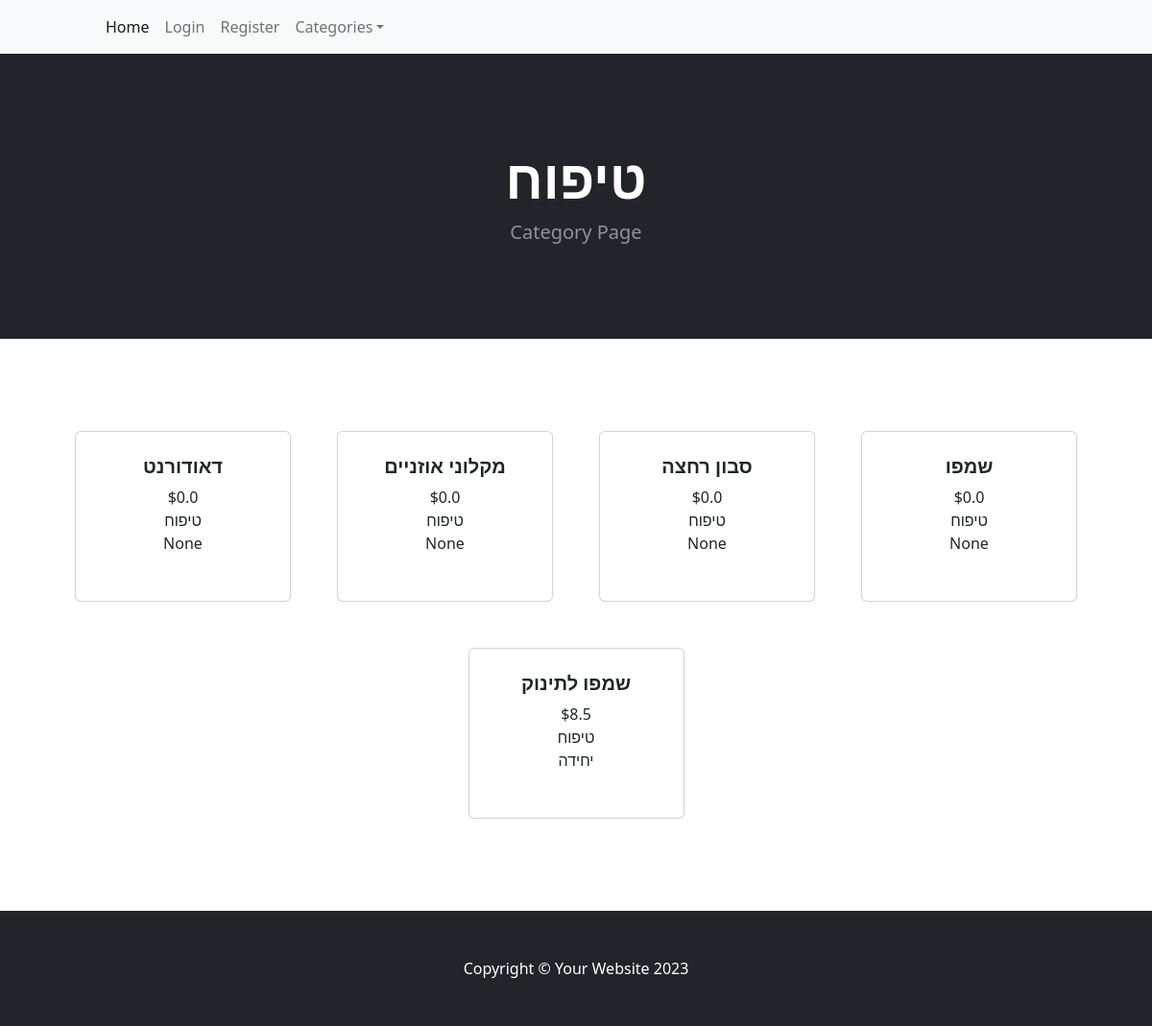
Page /category/טיפוח on the committed database.
### tables this page shows
CREATE TABLE categories (
        id INTEGER PRIMARY KEY AUTOINCREMENT,
        name TEXT UNIQUE NOT NULL
    );

CREATE TABLE products (
        id INTEGER PRIMARY KEY AUTOINCREMENT,
        name TEXT NOT NULL,
        unit TEXT ,
        price REAL,
        category_id INTEGER,
        FOREIGN KEY (category_id) REFERENCES categories(id)
    );

### app.py (the view)
@app.route('/category/<category_name>')
def category_name(category_name):
    cat_items = database_read(f"select p.*,cat.name as catName from products p left JOIN categories  cat on category_id = cat.id where cat.name ='{category_name}';")
    return render_template('category.html', cat=category_name,cat_items=cat_items)

### HandelDB.py (called while the page is built)
def database_read(sql,data=None):
    connection = sqlite3.connect(database_filename)
    connection.row_factory = sqlite3.Row
    db = connection.cursor()
    if data:
         db.execute(sql, data)
    else:
         db.execute(sql)
    records = db.fetchall()
    rows = [dict(record) for record in records]
    db.close()
    connection.close()
    return rows

### app.py (called while the page is built)
@app.context_processor
def inject_user():
    return dict(user=flask_login.current_user)

@app.teardown_appcontext
def close_connection(exception):
    db = getattr(g, '_database', None)
    if db is not None:
        db.close()

@app.context_processor
def inject_collected_count():
    def get_collected_count(list_id=None):
        if list_id is None:
            return 0
        sql = f"SELECT COUNT(*) as count FROM product_in_list WHERE list_id = '{list_id}' AND collected = 1"
        result = database_read(sql)
        return result[0]['count'] if result else 0
    return dict(get_collected_count=get_collected_count)

@app.after_request
def add_header(response):
    if request.path.endswith('service-worker.js'):
        response.headers['Content-Type'] = 'application/javascript'
    if request.path.endswith('manifest.json'):
        response.headers['Content-Type'] = 'application/manifest+json'
    return response

### templates/category.html
{% extends 'base.html' %}
{% block content %}
        <header class="bg-dark py-5">
            <div class="container px-4 px-lg-5 my-5">
                <div class="text-center text-white">
                    <h1 class="display-4 fw-bolder">{{cat}}</h1>
                    <p class="lead fw-normal text-white-50 mb-0">Category Page</p>
                </div>
            </div>
        </header>
        <section class="py-5">
            <div class="container px-4 px-lg-5 mt-5">
                <div class="row gx-4 gx-lg-5 row-cols-2 row-cols-md-3 row-cols-xl-4 justify-content-center">
                    {%for product in cat_items%}
                    <div class="col mb-5">
                        <div class="card h-100">
                            <div class="card-body p-4">
                                <div class="text-center">
                                    <h5 class="fw-bolder">{{product.name}}</h5>
                                    ${{product.price}}
                                    <br>
                                    {{product.catName}}
                                    <br>
                                    {{product.unit}}
                                </div>
                            </div>
                            <div class="card-footer p-4 pt-0 border-top-0 bg-transparent">
                            </div>
                        </div>
                    </div>
                    {% endfor%}
                </div>
            </div>
        </section>
    {% endblock %}

### rows in the picture
categories: name "טיפוח"
products: name "דאודורנט", price "0.0", catName "טיפוח", unit "None"
products: name "מקלוני אוזניים", price "0.0", catName "טיפוח", unit "None"
products: name "סבון רחצה", price "0.0", catName "טיפוח", unit "None"
products: name "שמפו", price "0.0", catName "טיפוח", unit "None"
products: name "שמפו לתינוק", price "8.5", catName "טיפוח", unit "יחידה"
